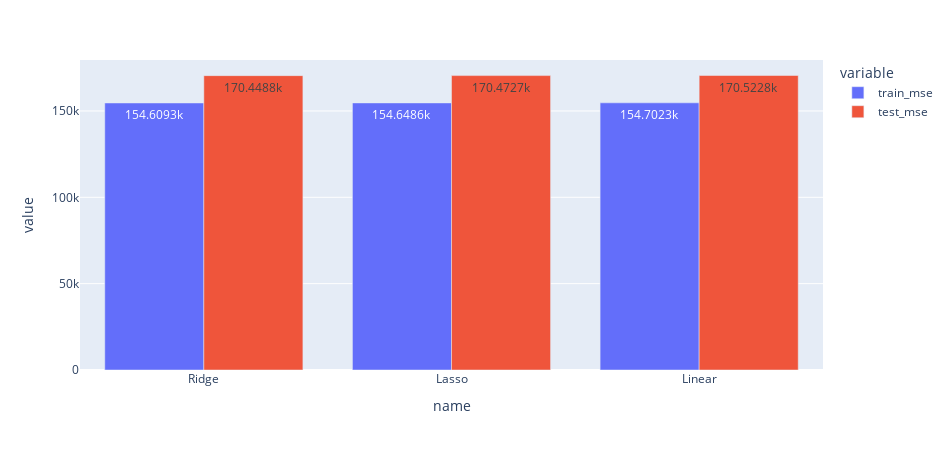

Notebook code for this chart:
### Code cell
#df_results = get_and_print_mae(X_train, y_train, X_test, y_test)

### Figure 1 — Plotly figure (JSON) as saved in the notebook; plotly's stock layout.template omitted (floating-point values rounded to 4 significant figures)
{"data": [{"alignmentgroup": "True", "hovertemplate": "variable=train_mse<br>name=%{x}<br>value=%{y}<extra></extra>", "legendgroup": "train_mse", "marker": {"color": "#636efa", "pattern": {"shape": ""}}, "name": "train_mse", "offsetgroup": "train_mse", "orientation": "v", "showlegend": true, "textposition": "auto", "texttemplate": "%{y}", "type": "bar", "x": ["Ridge", "Lasso", "Linear"], "xaxis": "x", "y": [154600.0, 154600.0, 154700.0], "yaxis": "y"}, {"alignmentgroup": "True", "hovertemplate": "variable=test_mse<br>name=%{x}<br>value=%{y}<extra></extra>", "legendgroup": "test_mse", "marker": {"color": "#EF553B", "pattern": {"shape": ""}}, "name": "test_mse", "offsetgroup": "test_mse", "orientation": "v", "showlegend": true, "textposition": "auto", "texttemplate": "%{y}", "type": "bar", "x": ["Ridge", "Lasso", "Linear"], "xaxis": "x", "y": [170400.0, 170500.0, 170500.0], "yaxis": "y"}], "layout": {"barmode": "group", "height": 450, "legend": {"title": {"text": "variable"}, "tracegroupgap": 0}, "margin": {"t": 60}, "width": 950, "xaxis": {"anchor": "y", "autorange": true, "domain": [0, 1], "range": [-0.5, 2.5], "title": {"text": "name"}, "type": "category"}, "yaxis": {"anchor": "x", "autorange": true, "domain": [0, 1], "range": [0, 179500.0], "title": {"text": "value"}, "type": "linear"}}}
